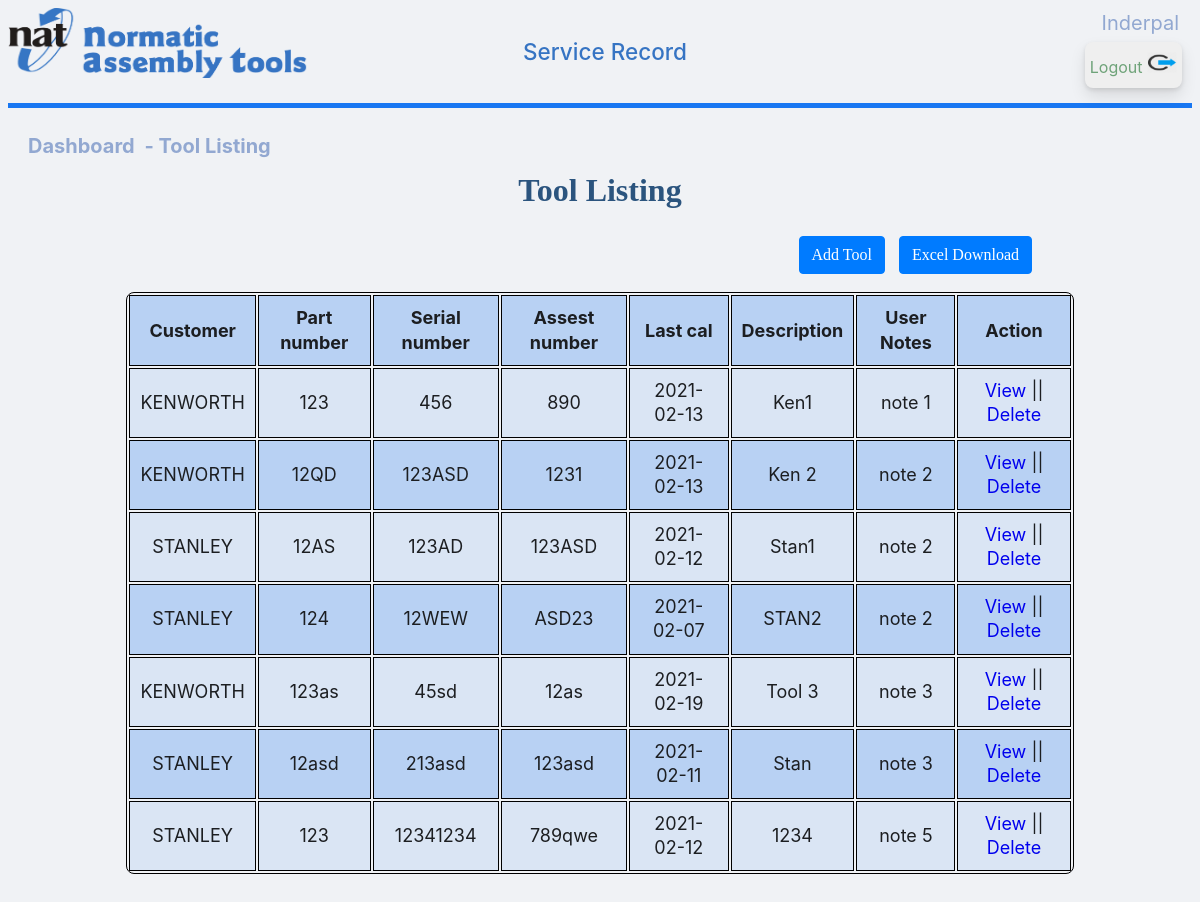
The page /table.php (signed in) on the database its author committed.
### tables this page shows
CREATE TABLE `tools` (
  `id` int(11) NOT NULL,
  `partnumber` varchar(50) NOT NULL,
  `serialnumber` varchar(50) NOT NULL,
  `assestnumber` varchar(50) DEFAULT NULL,
  `caldate` date DEFAULT NULL,
  `description` varchar(255) DEFAULT NULL,
  `timestmp` timestamp NOT NULL DEFAULT current_timestamp(),
  `customer` varchar(255) DEFAULT NULL,
  `usernote` varchar(255) DEFAULT NULL
);

### table.php (the view, shortened to what this page needs)
<?php
require('db.php');
$sql = "SELECT * FROM tools";
$result = $con->query($sql);
?>
<!DOCTYPE html>
<html lang="en">
<head>
    <link rel="stylesheet" href="style.css" />
</head>
<body>
    <div class='header'>
    <div>
        <img class="left" src="bulma.png" width="300px" height="70px"; margin-left:10px; >
        </div>
        <div class="center">
        <h4> Service Record </h4>
        </div>
        <button class="topright1 logout-button" > <a style="color: #0062148a;" href="logout.php"> Logout <img src='logout.jpeg' alt="Logout" height="21" width="30"> </a> </button>
        <div class="topright" id="naming" ><?php echo ucfirst($_SESSION['username']); ?></div>
    </div>
    <div class="left" id="tab"> <a id="naming" href="dashboard.php" target="_self" > Dashboard </a> <a id="naming" href="table.php" target="_self"> - Tool Listing </a>
    </div>
 <h1><br> <b>Tool Listing </h1>
<h2>
<link rel="stylesheet" type="text/css" href="button.css">
<div class="row">
  <div class="col">
  <div class="btn-toolbar float-right">
     <button class="btn btn-primary" style="margin:5px;" style="" > <a style="color: #fff;" href="addtool.php"> Add Tool </a> </button>
    <button class="btn btn-primary" style="margin:5px;"> <a style="color: #fff;" href="DownloadExcel.php">  Excel Download </a>  </button>
  </div>
  </div>
</div>
</h2>
        <table id="tableMain">
            <tr>
                <th><b>Customer</b></th>
                <th><b>Part number</b></th>
                <th><b>Serial number</b></th>
                <th><b>Assest number</b></th>
                <th><b>Last cal</b></th>
                <th><b>Description</b></th>
                <th><b>User Notes</b></th>
                <td><b>Action</b></td>
            </tr>
            <?php
                while($rows=$result->fetch_assoc())
                {
             ?>
            <tr >
                <td ><?php echo $rows['customer'];?></td>
                <td ><?php echo $rows['partnumber'];?></td>
                <td><?php echo $rows['serialnumber'];?></td>
                <td><?php echo $rows['assestnumber'];?></td>
                <td><?php echo $rows['caldate'];?></td>
                <td><?php echo $rows['description'];?></td>
                <td><?php echo $rows['usernote'];?></td>
                <td><a href="toolinformation.php?id=<?php echo $rows['id'];?>">View</a> ||<a href="table.php?del=<?php echo $rows['id'];?>" onclick="return confirm('Are you sure you want to delete this item?');"> Delete</a></td>
            </tr>
            <?php
                }
             ?>
        </table>
</body>
</html>

### style.css (style rules this page uses)
.header { font-family: -apple-system,BlinkMacSystemFont,"Segoe UI",Roboto,"Helvetica Neue",Arial,"Noto Sans",sans-serif,"Apple Color Emoji","Segoe UI Emoji","Segoe UI Symbol","Noto Color Emoji"; text-align: center; height:100px; border-bottom: 5px solid #1877f2; margin-bottom: 25px; }
body { background: #f0f2f5; color: #1c1e21; direction: ltr; line-height: 1.34; }
.logout-button { color: #0062148a !important; font-size: 16px !important; border: 2px !important; outline: 2px !important; cursor: pointer !important; border-radius: 8px !important; box-shadow: 0 2px 4px rgba(0, 0, 0, .1), 0 8px 16px rgba(0, 0, 0, .1) !important; box-sizing: border-box !important; margin: 10px auto !important; padding: 10px 5px 10px !important; }
h4 { font-size: 22.5px; color: #3674c3; margin-right: 290px; text-align: center; }
#naming { color: #92a8d1; margin-right: 5px; font-size: 20px; }
a { text-decoration: none; }
.topright { position: absolute; top: 10px; right: 16px; font-size: 18px; }
.topright1 { position: absolute; top: 32px; right: 18px; font-size: 18px; }
.left { float: left; }
.center { text-align-last: center; overflow: auto; border: 1px ; }
#tab { margin-left: 20px; font-size: 20px; font-weight: bold; }
table { margin: 0 auto; margin-bottom: 50px; font-size: large; width:80%; border: 1px solid black; border-radius: 8px; box-shadow: 0 2px 4px rgba(0, 0, 0, .1), 0 8px 16px rgba(0, 0, 0, .1); }
h1 { text-align: center; color: #2B547E; font-size: xx-large; font-family: 'Gill Sans', 'Gill Sans MT', ' Calibri', 'Trebuchet MS', 'sans-serif'; }
h2 { text-align: right; color: #2B547E; margin-right: 155px; font-size: inherit; font-family: 'Gill Sans', 'Gill Sans MT', ' Calibri', 'Trebuchet MS', 'sans-serif'; }
td { padding:7px; border:#4e95f4 1px solid; }
th, td { font-weight: bold; border: 1px solid black; padding: 10px; text-align: center; }
td { font-weight: lighter; }
Table tr:nth-child(odd) { background: #b8d1f3; }
Table tr:nth-child(even) { background: #dae5f4; }

### rows shown on the page
tools: customer "KENWORTH", partnumber "123", serialnumber "456", assestnumber "890", caldate "2021-02-13", description "Ken1", usernote "note 1"
tools: customer "KENWORTH", partnumber "12QD", serialnumber "123ASD", assestnumber "1231", caldate "2021-02-13", description "Ken 2", usernote "note 2"
tools: customer "STANLEY", partnumber "12AS", serialnumber "123AD", assestnumber "123ASD", caldate "2021-02-12", description "Stan1", usernote "note 2"
tools: customer "STANLEY", partnumber "124", serialnumber "12WEW", assestnumber "ASD23", caldate "2021-02-07", description "STAN2", usernote "note 2"
tools: customer "KENWORTH", partnumber "123as", serialnumber "45sd", assestnumber "12as", caldate "2021-02-19", description "Tool 3", usernote "note 3"
tools: customer "STANLEY", partnumber "12asd", serialnumber "213asd", assestnumber "123asd", caldate "2021-02-11", description "Stan", usernote "note 3"
tools: customer "STANLEY", partnumber "123", serialnumber "12341234", assestnumber "789qwe", caldate "2021-02-12", description "1234", usernote "note 5"

### other values the page prints
$_SESSION['username'] "Inderpal"
